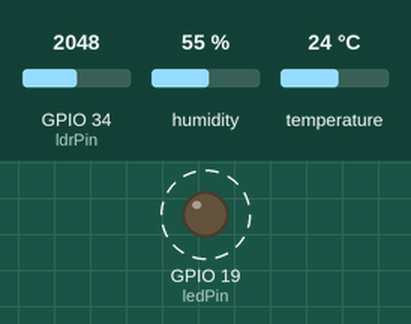
This sketch was run on a simulated ESP32. Shown: output pins drawn as LEDs (lit = HIGH). Dashed ring = blinking. Inputs (shaded band) come from the test bench; at power-on: GPIO 34 (ldrPin) = 2048, humidity 55 %, temperature 24 °C. WiFi joins after 1.5 s; servers stay silent unless stated; uploads are accepted with an empty reply; the local clock reads 2024-03-15 10:24:30 at power-on unless the sketch sets it; storage starts empty; what the sketch prints to the serial monitor is not drawn.

Above: at 1.2 s.
1.3 s: GPIO 34 (ldrPin) set to 960
4.8 s: GPIO 34 (ldrPin) set to 1040
Timing chart, 0 to 15.9 s (numbered marks = the images above; inputs shaded):
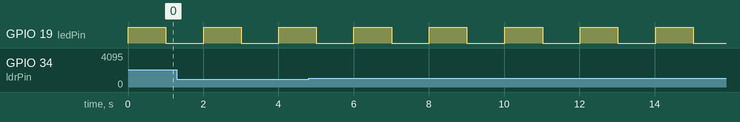

Measured:
- by itself, GPIO 19 (ledPin): alternates HIGH for 1.0 s and LOW for 1.0 s

The sketch:

Final_project.ino
```cpp
#include <SPIFFS.h>
#include "FS.h"

#include "DHT.h"
#include <Adafruit_Sensor.h>
#include <DHT.h>
#include <DHT_U.h>
#include <WiFi.h>
#include <WebServer.h>
#include <HTTPClient.h>
#include "html.h"

#if CONFIG_FREERTOS_UNICORE
#define ARDUINO_RUNNING_CORE 0
#else
#define ARDUINO_RUNNING_CORE 1
#endif

#define DHTPIN 4
#define DHTTYPE DHT22

#define ldrPin 34
#define trigPin 5
#define echoPin 18
#define ledPin 19

#define FORMAT_SPIFFS_IF_FAILED true

long duration;
float distance;

float lastHumidity = 0.0;

long timezone = 1;
byte daysavetime = 1;

DHT_Unified dht(DHTPIN, DHTTYPE);

void TaskPushValsDb( void *pvParameters );
void TaskSaveHumidityLocally( void *pvParameters );
void TaskBlinkLED( void *pvParameters );
void TaskHandleWebServer(void *pvParameters);

WebServer server(80);
WiFiClient client;
HTTPClient http;

void setup() {
  Serial.begin(115200);
  dht.begin();

  xTaskCreatePinnedToCore(
    TaskPushValsDb
    ,  "DbTask"
    ,  50024
    ,  NULL
    ,  3  // Priority, with 3 (configMAX_PRIORITIES - 1) being the highest, and 0 being the lowest.
    ,  NULL
    ,  ARDUINO_RUNNING_CORE);

  xTaskCreatePinnedToCore(
    TaskSaveHumidityLocally
    ,  "SaveHumidityLocallyTask"
    ,  100024  // Stack size
    ,  NULL
    ,  2  // Priority
    ,  NULL
    ,  ARDUINO_RUNNING_CORE);

  xTaskCreatePinnedToCore(
    TaskHandleWebServer
    ,  "HandleWebServer"
    ,  6024  // Stack size
    ,  NULL
    ,  3  // Priority
    ,  NULL
    ,  ARDUINO_RUNNING_CORE);

  xTaskCreatePinnedToCore(
    TaskBlinkLED
    ,  "BlinkLEDTask"
    ,  1024  // Stack size
    ,  NULL
    ,  1  // Priority
    ,  NULL
    ,  ARDUINO_RUNNING_CORE);

}

void loop() {}

// ---------------------------------------------- Tasks ----------------------------------------------------------- //
void TaskBlinkLED(void *pvParameters)
{
  (void) pvParameters;

  // Entry point for modifying blink delay value
  int delayVal = 1000;

  pinMode(ledPin, OUTPUT);

  for(;;) {
      digitalWrite(ledPin, HIGH);
      vTaskDelay(delayVal);
      digitalWrite(ledPin, LOW);
      vTaskDelay(delayVal);
  }
}

void TaskPushValsDb(void *pvParameters)
{
  (void) pvParameters;

  pinMode(ldrPin, INPUT); // probably comment this out
  pinMode(trigPin, OUTPUT);
  pinMode(echoPin, INPUT);

  const char* ssid = "DUFIE-HOSTEL";
  const char* password = "Duf1e@9723";
  Serial.println("Connecting to ");
  Serial.println(ssid);

  WiFi.begin(ssid, password);

  while (WiFi.status() != WL_CONNECTED) {
    vTaskDelay(1000);
    Serial.print(".");
  }
  Serial.println("");
  Serial.println("WiFi connected..!");
  Serial.print("Got IP: ");  Serial.println(WiFi.localIP());

  for(;;) {
      postToDb();
      vTaskDelay(3000);
      postToDb();
      vTaskDelay(3000);
  }
}

void TaskSaveHumidityLocally(void *pvParameters)
{
  (void) pvParameters;

  for(;;) {
    saveDataLocally();
    vTaskDelay(10000);
  }
}

void TaskHandleWebServer(void *pvParameters)
{
  Serial.println("Task activated");

  (void) pvParameters;
  server.on("/", displayDashboard);

  server.begin();
  Serial.println("HTTP server started");

  for(;;){
    server.handleClient();
  }
}

// ------------------------------------------------ End of tasks ------------------------------------------------------- //


// ------------------------------------------------ Server callbacks ------------------------------------------------------- //
void displayDashboard(){
  server.send(200, "text/html", dashboard);
}
// ------------------------------------------------ Server callbacks ------------------------------------------------------- //


// ------------------------------------------------ Helper functions --------------------------------------------------- //
void saveDataLocally() {
   if(WiFi.status()== WL_CONNECTED){
      if(!SPIFFS.begin(FORMAT_SPIFFS_IF_FAILED)){
        Serial.println("SPIFFS Mount Failed");
        return;
      }

      configTime(3600*timezone, daysavetime*3600, "time.nist.gov", "0.pool.ntp.org", "1.pool.ntp.org");
      struct tm tmstruct ;
      vTaskDelay(2000);
      tmstruct.tm_year = 0;
      getLocalTime(&tmstruct, 5000);

      String timestamp = String((tmstruct.tm_year)+1900) + "-" + String((tmstruct.tm_mon)+1) + "-" + String(tmstruct.tm_mday) + " " + String(tmstruct.tm_hour-1) + ":" + String(tmstruct.tm_min) + ":" + String(tmstruct.tm_sec);

      float humidity = getHumidityValue();
      String value = timestamp + " -> " + humidity + "\r\n";
      char dataArray[value.length()+1];
      value.toCharArray(dataArray, value.length()+1);

      if(lastHumidity != humidity){
        appendFile(SPIFFS, "/FinalExam.txt", dataArray);
        lastHumidity = humidity;
      }
   }
}

float getHumidityValue() {
  sensor_t sensor;
  dht.humidity().getSensor(&sensor);

  sensors_event_t event;
  dht.humidity().getEvent(&event);
  return event.temperature;
}

float getTemperature() {
  sensor_t sensor;
  dht.temperature().getSensor(&sensor);

  sensors_event_t event;
  dht.temperature().getEvent(&event);
  return event.temperature;
}

String getLDRValue() {
  return analogRead(ldrPin) < 1000 ? "Dark" : "Bright";
}

void postToDb(){

  String serverName = "http://192.168.102.178:8080/new-reading";

  if(WiFi.status()== WL_CONNECTED){
      // Your Domain name with URL path or IP address with path
      http.begin(client, serverName);

      http.addHeader("Content-Type", "application/json");
      // String json = "{\"distance\":\"Isaac_and_Daniel\",\"waterLevel\":\" ";
      String json = " {\"temperature\": \"";
      Serial.println(getHumidityValue());
      json += String((getTemperature()));
      json += "\", \"illumination\": \"";
      json += getLDRValue();
      json += "\"}";
      Serial.println(json);
      int httpResponseCode = http.POST(json);

      Serial.print("HTTP Response code: ");
      Serial.println(httpResponseCode);

      // Free resources
      http.end();
    }
}

void appendFile(fs::FS &fs, const char * path, const char * message){
    Serial.printf("Appending to file: %s\r\n", path);

    File file = fs.open(path, FILE_APPEND);
    if(!file){
        Serial.println("- failed to open file for appending");
        return;
    }
    if(file.print(message)){
        Serial.println("- message appended");
    } else {
        Serial.println("- append failed");
    }
    file.close();
}

void writeFile(fs::FS &fs, const char * path, const char * message){
    Serial.printf("Writing file: %s\r\n", path);

    File file = fs.open(path, FILE_WRITE);
    if(!file){
        Serial.println("- failed to open file for writing");
        return;
    }
    if(file.print(message)){
        Serial.println("- file written");
    } else {
        Serial.println("- write failed");
    }
    file.close();
}
```

html.h
```cpp
char dashboard[] PROGMEM = R"(
<!DOCTYPE html>
<html lang="en">
<head>
    <meta charset="UTF-8">
    <meta http-equiv="X-UA-Compatible" content="IE=edge">
    <meta name="viewport" content="width=device-width, initial-scale=1.0">
    <title>Final Exam - Isaac Laryea</title>
    <style> @import url('https://fonts.googleapis.com/css2?family=Titillium+Web:ital,wght@0,200;0,300;0,400;0,600;0,700;1,200;1,300&display=swap'); </style>
    <style>
        .center-header{
            display: flex;
            justify-content: center;
            align-items: center;
            color: #05445E;
        }
        .row{
            margin: 1rem 3rem;
            display: flex;
            justify-content: space-evenly;
        }
        .row-vals{
            margin: 1rem 3rem;
            display: flex;
            justify-content: space-evenly;
        }
        .col{
            margin: 1rem 1rem;
            display: flex;
            flex-direction: column;
            justify-content: center;
        }
        .u{
            text-decoration: underline;
        }
        p,span{
            font-weight: 300;
            text-transform: uppercase;
            text-align: center;
            color: #05445E;
        }
        .no-top{
            margin-top: 0px;
            margin-bottom: 0px;
        }
        .center{
            justify-content: center;
        }
        .fan-btn{
            background-color: #05445E;
            color: white;
            padding: 1rem;
            cursor: pointer;
            border-radius: 5px;
        }
        html{
            font-family: 'Titillium Web', sans-serif;
        }
    </style>
</head>
<body>
    <div class="center-header"><h2>IoT final project - Isaac Laryea</h2></div>
    <div class="col">
        <p class="u">AC fan control panel</p>
        <div class="row">
            <div class="fan-btn">Start AC fan</div>
            <div class="fan-btn">Stop AC fan</div>
        </div>
    </div>
    <div class="col">
        <p class="u">Temperature values</p>
        <div class="row center">
            <span>Current value:</span> &nbsp; <span id="current"></span> <span>°C</span>
        </div>
        <div class="row center"><div class="fan-btn">Display latest values</div></div>
        <div class="row-vals no-top">
            <ol>
                <li id="one">1</li>
                <li id="two">2</li>
                <li id="three">3</li>
                <li id="four">4</li>
                <li id="five">5</li>
            </ol>
            <ol start="6">
                <li id="six">6</li>
                <li id="seven">7</li>
                <li id="eigth">8</li>
                <li id="nine">9</li>
                <li id="ten">10</li>
            </ol>
        </div>
    </div>
</body>
</html>
)";
```
